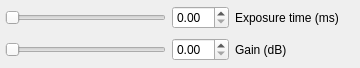
<?xml version="1.0" encoding="UTF-8"?>
<ui version="4.0">
 <class>CameraSettingsWidget</class>
 <widget class="QWidget" name="CameraSettingsWidget">
  <property name="geometry">
   <rect>
    <x>0</x>
    <y>0</y>
    <width>360</width>
    <height>68</height>
   </rect>
  </property>
  <property name="windowTitle">
   <string>Form</string>
  </property>
  <layout class="QVBoxLayout" name="verticalLayout">
   <property name="leftMargin">
    <number>5</number>
   </property>
   <property name="topMargin">
    <number>5</number>
   </property>
   <property name="rightMargin">
    <number>5</number>
   </property>
   <property name="bottomMargin">
    <number>5</number>
   </property>
   <item>
    <widget class="QWidget" name="widget_2" native="true">
     <layout class="QHBoxLayout" name="horizontalLayout_2">
      <property name="spacing">
       <number>-1</number>
      </property>
      <property name="leftMargin">
       <number>0</number>
      </property>
      <property name="topMargin">
       <number>0</number>
      </property>
      <property name="rightMargin">
       <number>0</number>
      </property>
      <property name="bottomMargin">
       <number>0</number>
      </property>
      <item>
       <widget class="QSlider" name="exposureTimeSlider">
        <property name="orientation">
         <enum>Qt::Horizontal</enum>
        </property>
       </widget>
      </item>
      <item>
       <widget class="QDoubleSpinBox" name="exposureTimeSpinBox"/>
      </item>
      <item>
       <widget class="QLabel" name="exposureTimeLabel">
        <property name="minimumSize">
         <size>
          <width>120</width>
          <height>0</height>
         </size>
        </property>
        <property name="text">
         <string>Exposure time (ms)</string>
        </property>
       </widget>
      </item>
     </layout>
    </widget>
   </item>
   <item>
    <widget class="QWidget" name="widget" native="true">
     <layout class="QHBoxLayout" name="horizontalLayout">
      <property name="leftMargin">
       <number>0</number>
      </property>
      <property name="topMargin">
       <number>0</number>
      </property>
      <property name="rightMargin">
       <number>0</number>
      </property>
      <property name="bottomMargin">
       <number>0</number>
      </property>
      <item>
       <widget class="QSlider" name="gainSlider">
        <property name="orientation">
         <enum>Qt::Horizontal</enum>
        </property>
       </widget>
      </item>
      <item>
       <widget class="QDoubleSpinBox" name="gainSpinBox"/>
      </item>
      <item>
       <widget class="QLabel" name="gainLabel">
        <property name="minimumSize">
         <size>
          <width>120</width>
          <height>0</height>
         </size>
        </property>
        <property name="text">
         <string>Gain (dB)</string>
        </property>
       </widget>
      </item>
     </layout>
    </widget>
   </item>
  </layout>
 </widget>
 <resources/>
 <connections/>
</ui>
